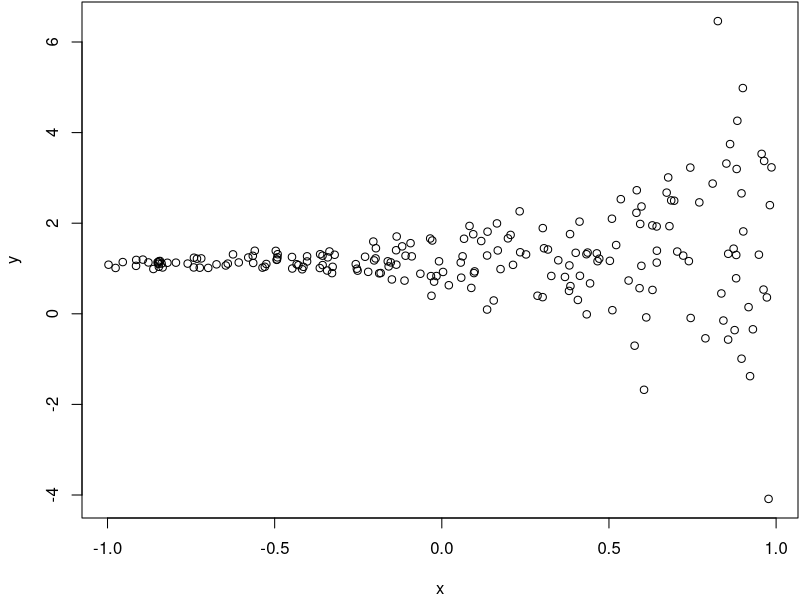

Recreate this plot in R.
## Set the seed.
set.seed(456)

## Number of observations.
n <- 200

## Simulate simple regression model
## with heteroskedastic error term.
x <- runif(n, -1, 1)
y <- 1.2 + 0.1 * x + rnorm(n, sd = exp(-1 + 2 * x))

## Visualize.
par(mar = c(4.1, 4.1, 0.1, 0.1))
plot(x, y)

## Model without accounting for heteroskedasticity.
b0 <- lm(y ~ x)
summary(b0)

bp_test <- function(formula, ...) {
  ## Estimate mean model.
  b <- lm(formula, ...)
  
  ## Extract and square residuals.
  e2 <<- residuals(b)^2

  ## Variance model formula.
  formula_sigma2 <- update(formula, e2 ~ .)

  ## Fit variance model.
  m <- lm(formula_sigma2, ...)

  ## Extract the test statistic.
  LM <- nobs(m) * summary(m)$r.squared

  ## Compute the p-value.
  df_LM <- length(coefficients(m)) - 1
  pval_LM <- 1 - pchisq(LM, df_LM)

  ## And the F-statistic.
  F <- as.numeric(summary(m)$fstatistic)
  pval_F <- pf(F[1L], F[2L], F[3L], lower.tail = FALSE)

  ## Clean up global environment.
  rm(list = "e2", envir = .GlobalEnv)

  rval <- list(
    "LM" = c("LM-statistic" = LM, "df" = df_LM, "p-value" = pval_LM),
    "F" = c("F-statistic" = F[1], "df" = F[3], "p-value" = pval_F)
  )

  return(rval)
}

bp_test(y ~ x)